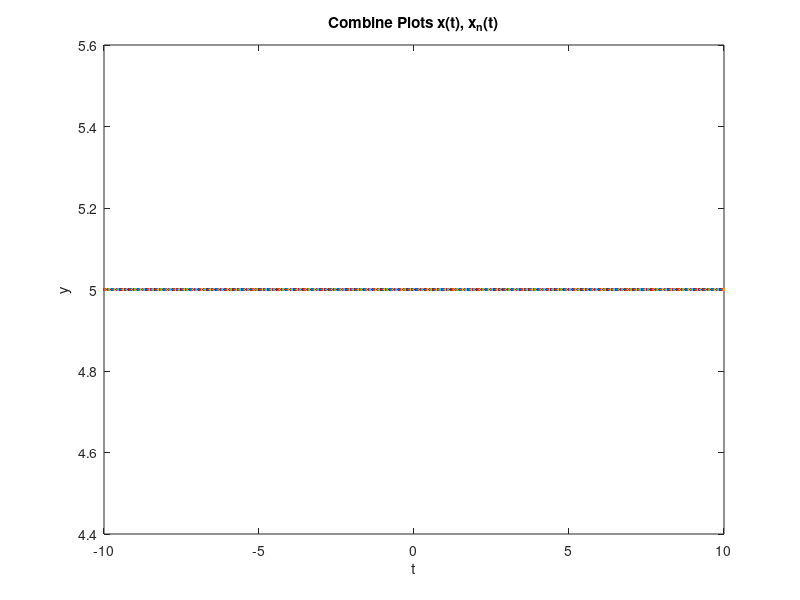

This chart was generated by the following MATLAB code: (Note: this script raises an error after producing the figure.)
clear;
pkg load signal;

% ingresar la funcion
ok = false;
while (~ok)
  try
    fun = input("Ingrese la funcion f(t)= ","s");
    x = inline(fun,'t');#crea la funcion
    ok = true;
  catch
    printf("Favor ingresar una funcion apropiada\n");
  end_try_catch
endwhile


# ingresar T_0
ok=false;
while (~ok)
  try
    T_0 = input("Ingrese el periodo: ");
    ok  = true;
  catch
    printf("Favor ingresar un numero\n");
  end_try_catch
endwhile

# ingresar N
ok=false;
while (~ok)
  try
    n = input("Ingrese n: ");
    if (floor(n) != n)
      printf("Favor ingresar un numero entero\n");
    else
      ok = true;
    endif
  catch
    printf("Favor ingresar un numero entero\n");
  end_try_catch
endwhile


t = linspace(-2 * T_0, 2 * T_0, 500);

plot(t, x(t));
xlabel('t');
ylabel('y');
title('Combine Plots x(t), x_n(t)');

hold on

plot(t, x_series(x, n, T_0, t));

hold off

legend("x(t)", "X_n(t)");

